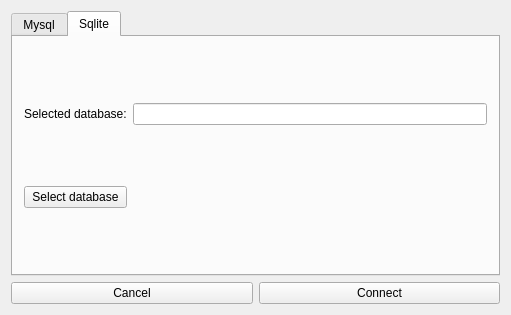
<?xml version="1.0" encoding="UTF-8"?>
<ui version="4.0">
 <class>DBConnectWindow</class>
 <widget class="QMainWindow" name="DBConnectWindow">
  <property name="geometry">
   <rect>
    <x>0</x>
    <y>0</y>
    <width>511</width>
    <height>315</height>
   </rect>
  </property>
  <property name="windowTitle">
   <string>DBConnectWindow</string>
  </property>
  <widget class="QWidget" name="centralWidget">
   <layout class="QGridLayout" name="gridLayout">
    <item row="1" column="1">
     <widget class="QPushButton" name="connectButton">
      <property name="text">
       <string>Connect</string>
      </property>
     </widget>
    </item>
    <item row="1" column="0">
     <widget class="QPushButton" name="cancelButton">
      <property name="text">
       <string>Cancel</string>
      </property>
     </widget>
    </item>
    <item row="0" column="0" colspan="2">
     <widget class="QTabWidget" name="databasesTabs">
      <property name="currentIndex">
       <number>1</number>
      </property>
      <widget class="QWidget" name="Mysql">
       <attribute name="title">
        <string>Mysql</string>
       </attribute>
       <layout class="QFormLayout" name="formLayout">
        <item row="1" column="0">
         <widget class="QLabel" name="label_5">
          <property name="text">
           <string>Database name:</string>
          </property>
         </widget>
        </item>
        <item row="1" column="1">
         <widget class="QLineEdit" name="databaseNameLE"/>
        </item>
        <item row="2" column="0">
         <widget class="QLabel" name="label">
          <property name="text">
           <string>Host:</string>
          </property>
         </widget>
        </item>
        <item row="2" column="1">
         <widget class="QLineEdit" name="hostLE"/>
        </item>
        <item row="3" column="0">
         <widget class="QLabel" name="label_4">
          <property name="text">
           <string>Port:</string>
          </property>
         </widget>
        </item>
        <item row="3" column="1">
         <widget class="QLineEdit" name="portLE"/>
        </item>
        <item row="4" column="0">
         <widget class="QLabel" name="label_2">
          <property name="text">
           <string>Username:</string>
          </property>
         </widget>
        </item>
        <item row="4" column="1">
         <widget class="QLineEdit" name="usernameLE"/>
        </item>
        <item row="5" column="0">
         <widget class="QLabel" name="label_3">
          <property name="text">
           <string>Password:</string>
          </property>
         </widget>
        </item>
        <item row="5" column="1">
         <widget class="QLineEdit" name="passwordLE">
          <property name="inputMask">
           <string comment="*"/>
          </property>
          <property name="text">
           <string/>
          </property>
         </widget>
        </item>
       </layout>
      </widget>
      <widget class="QWidget" name="Sqlite">
       <attribute name="title">
        <string>Sqlite</string>
       </attribute>
       <layout class="QGridLayout" name="gridLayout_2">
        <item row="0" column="0">
         <widget class="QLabel" name="label_6">
          <property name="text">
           <string>Selected database:</string>
          </property>
         </widget>
        </item>
        <item row="0" column="1">
         <widget class="QLineEdit" name="sqliteDataBaseLE"/>
        </item>
        <item row="1" column="0">
         <widget class="QPushButton" name="sqliteSelectDatabase">
          <property name="text">
           <string>Select database</string>
          </property>
         </widget>
        </item>
       </layout>
      </widget>
     </widget>
    </item>
   </layout>
  </widget>
 </widget>
 <layoutdefault spacing="6" margin="11"/>
 <resources/>
 <connections/>
</ui>
